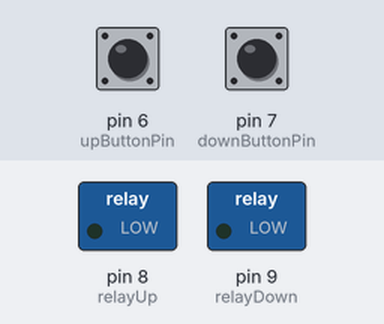
The sketch below on a simulated Arduino Uno, built with avr-gcc and run on an emulated ATmega328P. On the bench: switched loads named in the sketch (green lamp = pin HIGH). The test bench sets the inputs (shaded band); at power-on: pin 6 (upButtonPin) HIGH, pin 7 (downButtonPin) HIGH.

Above: at 1.2 s.
1.3 s: pin 6 (upButtonPin) pulled LOW for 0.15 s
At 1.37 s:
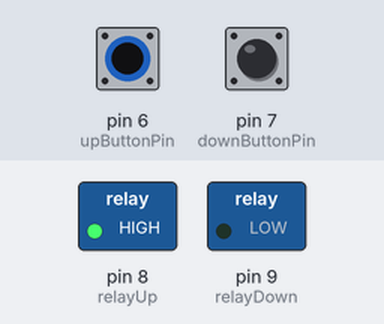
2.9 s: pin 7 (downButtonPin) pulled LOW for 0.15 s
At 2.97 s:
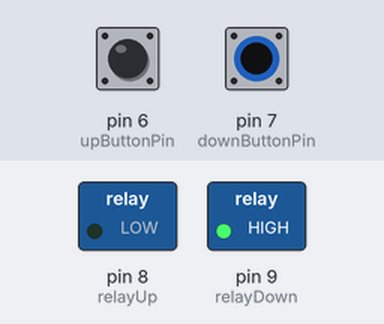
4.5 s: pin 7 (downButtonPin) pulled LOW for 3.2 s
At 8.3 s:
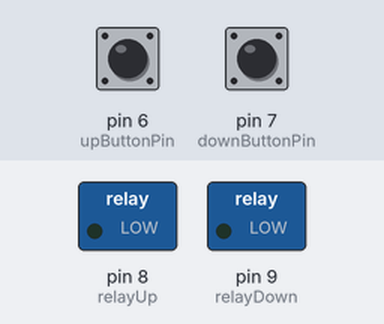
9.2 s: pin 6 (upButtonPin) pulled LOW for 3.2 s
At 10.6 s:
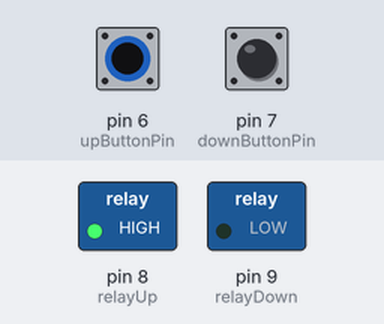
Timing chart, 0 to 13.9 s (numbered marks = the images above; inputs shaded):
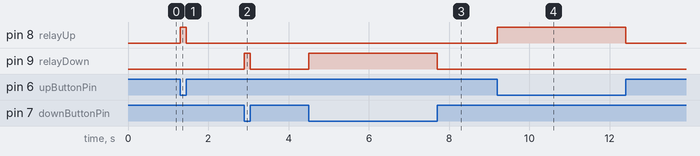

The sketch:

exoskeleton.ino
```cpp
const int upButtonPin = 6;
const int downButtonPin = 7;

const int relayUp = 8;
const int relayDown = 9;

void setup() {
	pinMode(relayUp, OUTPUT);
	pinMode(relayDown, OUTPUT);

	pinMode(upButtonPin, INPUT);
	pinMode(downButtonPin, INPUT);

	Serial.begin(9600);
}

void loop() {
	bool upState   = !digitalRead(upButtonPin);
	bool downState = !digitalRead(downButtonPin);

	if(!(upState^downState)){
		halt();
	} else if(upState){
		moveUp();
	} else {
		moveDown();
	}
	delay(1);
}

void moveUp(){
	digitalWrite(relayUp, HIGH);
	digitalWrite(relayDown, LOW);
}
void moveDown(){
	digitalWrite(relayUp, LOW);
	digitalWrite(relayDown, HIGH);
}
void halt(){
	digitalWrite(relayUp, LOW);
	digitalWrite(relayDown, LOW);
}
```

Measured:
- after the input at 1.3 s, pin 8 (relayUp): LOW → HIGH at once, → LOW 0.15 s later
- after the input at 2.9 s, pin 9 (relayDown): LOW → HIGH at once, → LOW 0.15 s later
- after the input at 4.5 s, pin 9 (relayDown): LOW → HIGH at once, → LOW 3.2 s later
- after the input at 9.2 s, pin 8 (relayUp): LOW → HIGH at once, → LOW 3.2 s later
